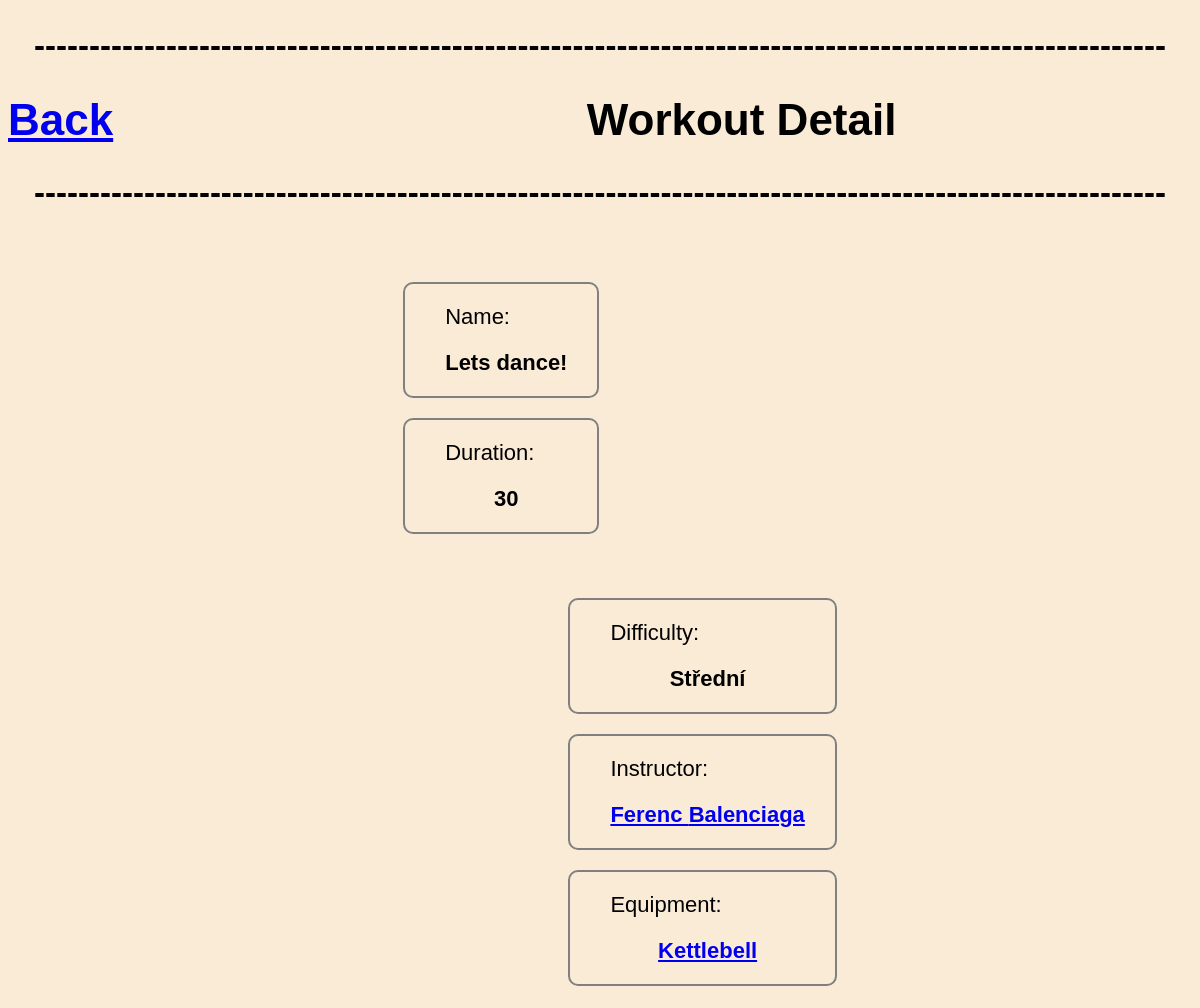
/gym/1/workout/2, run on the app's committed database.
### reservations/models.py (models this page shows, shortened)
class Workout(models.Model):
    name = models.CharField(max_length=100)
    description = models.CharField(max_length=100)
    duration = models.IntegerField()
    difficulty = models.CharField(max_length=100)
    instructor = models.ForeignKey(Instructor, on_delete=models.CASCADE)
    equipment = models.ForeignKey(Equipment, on_delete=models.CASCADE)

class Instructor(models.Model):
    firstname = models.CharField(max_length=30)
    lastname = models.CharField(max_length=30)
    email = models.EmailField()
    phone_number = models.IntegerField()

class Equipment(models.Model):
    name = models.CharField(max_length=30)
    brand = models.CharField(max_length=30)
    year_of_production = models.IntegerField()
    def __str__(self):
        return self.name

### reservations/views.py (the view)
# urls.py: path('gym/<int:gym_id>/workout/<int:workout_id>',views.workout_detail_main, name='workout_detail_main'),
def workout_detail_main(request,gym_id,workout_id):
    workout = get_object_or_404(Workout, pk=workout_id)
    gym = get_object_or_404(Gym,pk = gym_id)
    return render(request, 'reservations/workout_detail_main.html', {'workout': workout,'gym' : gym})

### templates/reservations/workout_detail_main.html (shortened to what this page needs)
<!DOCTYPE html>
<html>
<head>
</head>
<body>
    <h2>-------------------------------------------------------------------------------------------------------</h1>
        <h1><a class="back" href = "{% url 'gym' gym.id %}"> Back</a>Workout Detail</h1>
        <h2>-------------------------------------------------------------------------------------------------------</h1>
	<ul class = "left">
        <ul class="bordering">
		<li>
			Name:
		</li>
        <li class = "move_left">
			{{workout.name}}
		</li>
    </ul>
    <ul class="bordering">
		<li>
			Duration:
		</li>
        <li class = "move_left">
			{{workout.duration}}
		</li>
    </ul>
    </ul>
    <ul class= "right">
		<ul class="bordering">
            <li>
                Difficulty:
            </li>
            <li class = "move_left" >
                {{workout.difficulty}}
            </li>
        </ul>
        <ul class="bordering">
            <li>
                Instructor:
            </li>
            <li class = "move_left">
                <a href="{% url 'equipment_detail_main' gym.id workout.id workout.instructor.id %}"> {{workout.instructor.firstname}} {{ workout.instructor.lastname }}</a>
            </li>
        </ul>
		<ul class="bordering">
            <li>
                Equipment:
            </li>
            <li class = "move_left">
                <a href="{% url 'equipment_detail_main' gym.id workout.id workout.equipment.id %}"> {{workout.equipment}}</a>
            </li>
        </ul>
	</ul>
</body>
</html>

### templates/reservations/workout_detail_main.html (style rules this page uses)
.bordering { margin-top: 20px; border-style: solid; border-width: 2px; border-color: grey; border-radius: 10px; }
.move_left { font-weight: bold; margin-right: 30px; margin-bottom: 20px; text-align: center; }
.left { margin-left : 30%; float : left; }
li { margin-top : 20px; }
.right { margin-right : 30%; float : right; }
ul { list-style-type: none; }
body { background-color: #FAEBD7; font-family: Arial, sans-serif; font-size: 22px; }
.back { display :flex; margin-right : 40%; }
h1 { display :flex; text-align : center; }
h2 { text-align : center; }

### data on the page
Workout: name "Lets dance!", duration "30", difficulty "Střední", instructor.firstname "Ferenc", instructor.lastname "Balenciaga", equipment "Kettlebell"
